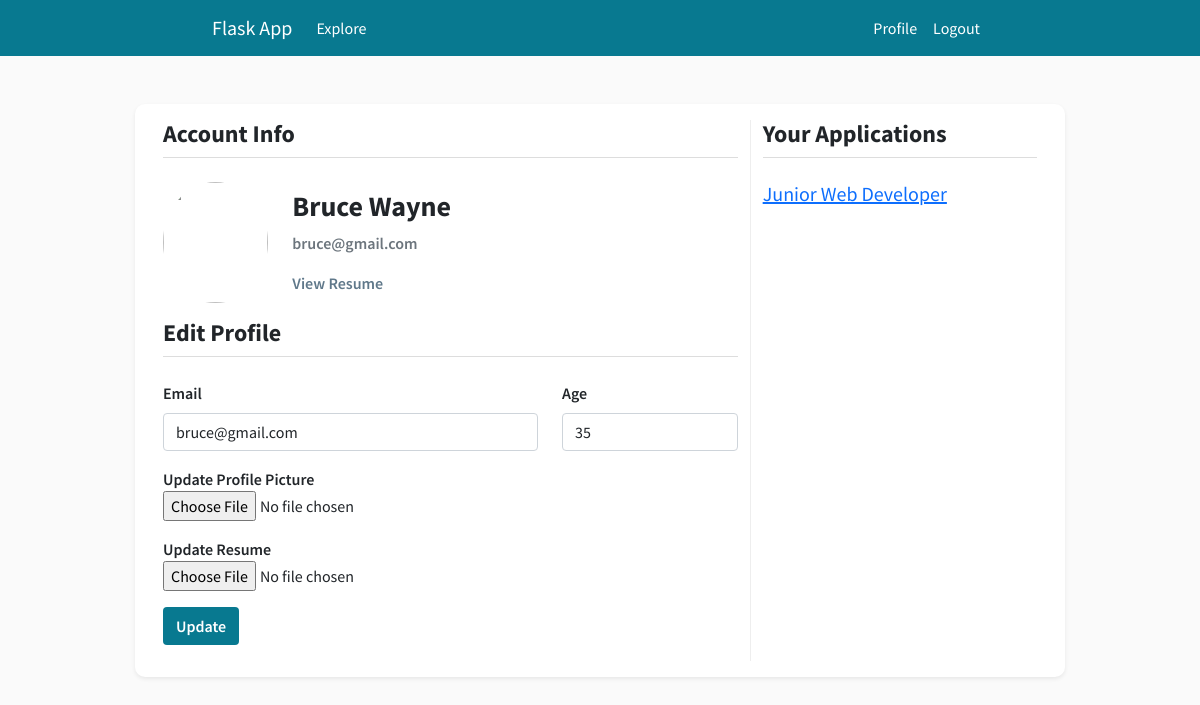
Page /account (signed in) on the committed database.
### app.py (models this page shows, shortened)
class User(db.Model, UserMixin):
	id = db.Column(db.Integer, primary_key = True)
	full_name = db.Column(db.String(40), nullable = False)
	email = db.Column(db.String(50), unique = True, nullable = False)
	age = db.Column(db.Integer, nullable = False)
	profile_picture = db.Column(db.String(30), nullable = False, default = 'default.png')
	resume = db.Column(db.String(30), nullable = False, default = '')
	password = db.Column(db.String(60), nullable = False)
	is_admin = db.Column(db.Boolean, nullable = False, default = False)
	applied_at = db.relationship('Job', secondary = user_job, backref = 'applicants')

class Job(db.Model):
	id = db.Column(db.Integer, primary_key = True)
	role = db.Column(db.String(60), nullable = False)
	job_desc = db.Column(db.String(1200), nullable = False)
	skills_required = db.Column(db.String(1200), nullable = False)
	deadline = db.Column(db.DateTime, nullable = False)

### app.py (the view, shortened to what this page needs)
@app.route('/account', methods = ['GET', 'POST'])
@login_required
def account():
	form = UpdateProfileForm()
	if request.method == 'GET':
		form.email.data = current_user.email
		form.age.data = current_user.age
		applied_count = len(current_user.applied_at)
	image_path = url_for('static', filename = 'profile_pictures/' + current_user.profile_picture)
	return render_template('account.html', title = 'My Profile', image_path = image_path, form = form, applied_count = applied_count)

### forms.py (shortened to what this page needs)
class UpdateProfileForm(FlaskForm):
    email = StringField('Email', validators=[DataRequired()])
    age = IntegerField('Age', validators=[DataRequired()])
    profile_picture = FileField('Update Profile Picture', validators=[FileAllowed(['jpg', 'png'])])
    resume = FileField('Update Resume', validators=[FileAllowed(['pdf'])])
    update = SubmitField('Update')

### app.py (called while the page is built)
@login_manager.user_loader
def load_user(user_id):
	return User.query.get(int(user_id))

### templates/account.html (shortened to what this page needs)
{% extends 'layout.html' %}
{% block content %}
<div class="container">
<div class="col-md-10 offset-md-1 row profile-content shadow-sm mt-5 p-3">
	<div class="col-md-8">
	<h4><b>Account Info</b></h4>
	<div class="divider"></div>
	<div class="profile">
		<div class="profile-pic">
			<img class="pic" src="{{ image_path }}" width="100%" height="100%" >
		</div>
		<div class="profile-info py-2 px-4">
			<h3><b>{{ current_user.full_name }}</b></h3>
			<p class="text-muted">{{ current_user.email }}</p>
			{% if current_user.resume == '' %}
				<p>Resume missing!</p>
			{% else %}
				<a id="view-resume" target="_blank" href="{{ url_for('static', filename='resumes/' + current_user.resume) }}">View Resume</a>
			{% endif %}
		</div>
	</div>
	<div id="edit-details" class="mt-3">
		<h4><b>Edit Profile</b></h4>
		<div class="divider"></div>
		<form method="POST" action="" enctype="multipart/form-data">
			<div class="mb-3 row">
				<div class="col-md-8">
					{{ form.email.label(class="form-label") }}
					{% if form.email.errors %}
						{{ form.email(class="form-control is-invalid") }}
						<div class="invalid-feedback">
							{% for error in form.email.errors %}
								<span>{{ error }}</span>
							{% endfor %}
						</div>
					{% else %}
						{{ form.email(class="form-control") }}
					{% endif %}
				</div>
				<div class="col-md-4">
					{{ form.age.label(class="form-label") }}
					{{ form.age(class="form-control") }}
				</div>
			</div>
			<div class="mb-3">
				{{ form.profile_picture.label() }}
				{{ form.profile_picture(class="form-control-file") }}
			</div>
			<div class="mb-3">
				{{ form.resume.label() }}
				{{ form.resume(class="form-control-file") }}
			</div>
			<div class="mb-3">
				{{ form.update(class="btn button-style") }}
			</div>
		</form>
	</div>
	</div>
	<div class="col-md-4 your-applications">
		<h4><b>Your Applications</b></h4>
		<div class="divider"></div>
		{% if applied_count == 0 %}
			<p class="text-muted">
				You have not applied for any position yet
			</p>
		{% else %}
			{% for application in current_user.applied_at %}
				<h5>
					<a href="{{ url_for('position', job_id = application.id) }}"> {{ application.role }} </a>
				</h5>
			{% endfor %}
		{% endif %}
	</div>
</div>
</div>
{% endblock content %}

### static/main.css (style rules this page uses)
body { background-color: #fafafa; font-family: 'Source Sans Pro', sans-serif; }
.form-content, .profile-content { background-color: #ffffff; border-radius: 10px; font-weight: 600; }
.button-style { background-color: #087990; color: #ffffff; font-weight: 600; }
.divider { height: 1px; background-color: #dddddd; margin-bottom: 3vh; }
.profile { display: flex; }
.profile-pic { flex: 1; }
.profile-info { flex: 4; }
.pic { border-radius: 50%; }
.view-details, #view-resume { text-decoration: none; color: #5f788a; }
.your-applications { border-left: 1px solid #eeeeee; }

### rows in the picture
User: full_name "Bruce Wayne", email "bruce@gmail.com", age "35"
Job: role "Junior Web Developer"
